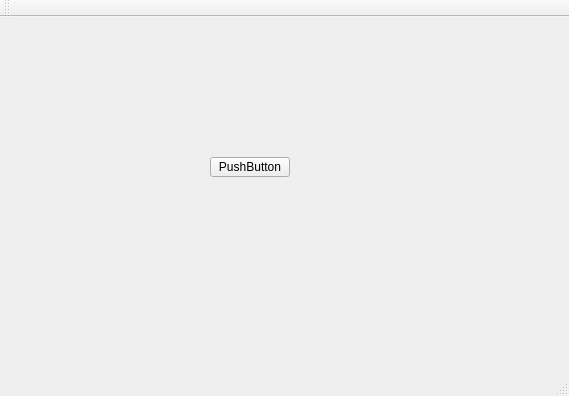
<?xml version="1.0" encoding="UTF-8"?>
<ui version="4.0">
 <class>MainWindow</class>
 <widget class="QMainWindow" name="MainWindow">
  <property name="geometry">
   <rect>
    <x>0</x>
    <y>0</y>
    <width>569</width>
    <height>396</height>
   </rect>
  </property>
  <property name="windowTitle">
   <string>MainWindow</string>
  </property>
  <widget class="QWidget" name="centralWidget">
   <widget class="QPushButton" name="pushButton">
    <property name="geometry">
     <rect>
      <x>210</x>
      <y>140</y>
      <width>80</width>
      <height>20</height>
     </rect>
    </property>
    <property name="text">
     <string>PushButton</string>
    </property>
   </widget>
  </widget>
  <widget class="QMenuBar" name="menuBar">
   <property name="geometry">
    <rect>
     <x>0</x>
     <y>0</y>
     <width>569</width>
     <height>21</height>
    </rect>
   </property>
  </widget>
  <widget class="QToolBar" name="mainToolBar">
   <attribute name="toolBarArea">
    <enum>TopToolBarArea</enum>
   </attribute>
   <attribute name="toolBarBreak">
    <bool>false</bool>
   </attribute>
  </widget>
  <widget class="QStatusBar" name="statusBar"/>
 </widget>
 <layoutdefault spacing="6" margin="11"/>
 <resources/>
 <connections/>
</ui>
